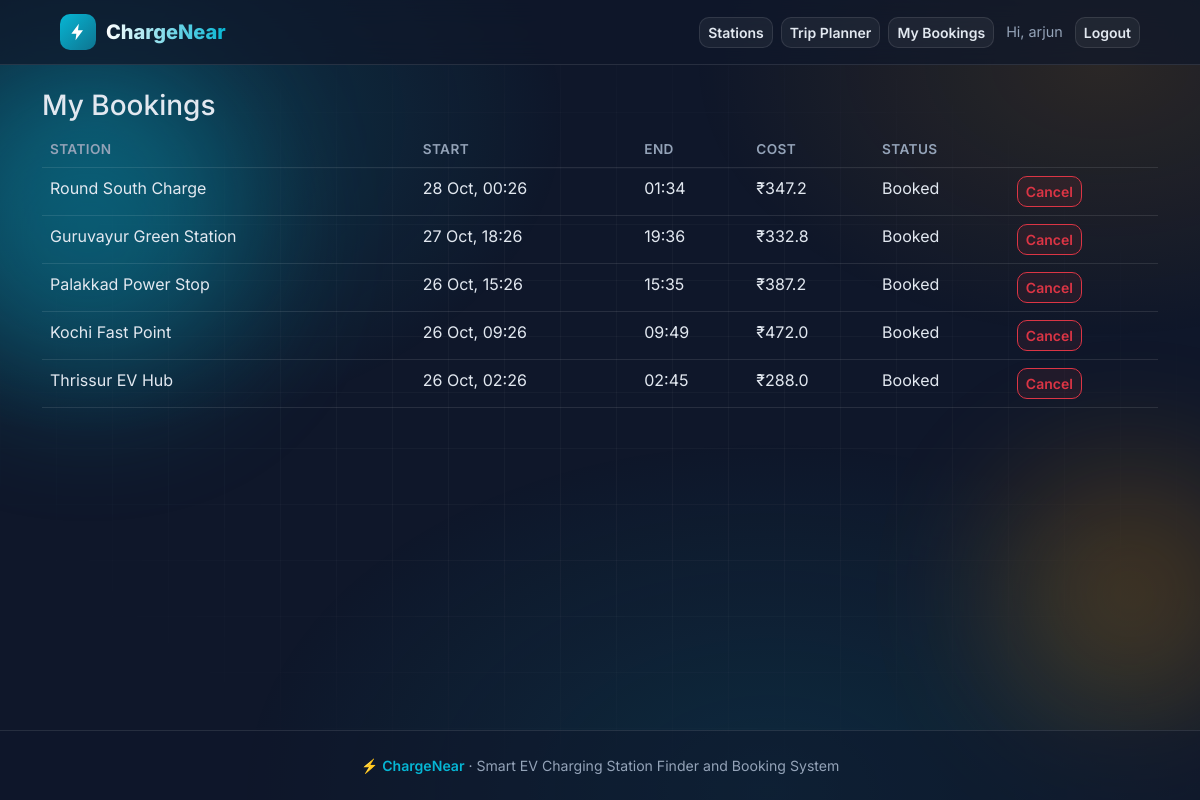
Page /my-bookings/ (signed in) on the committed database.
### core/models.py (models this page shows, shortened)
class Booking(models.Model):
    STATUS = [('booked', 'Booked'), ('charging', 'Charging'),
              ('done', 'Completed'), ('cancelled', 'Cancelled')]
    user = models.ForeignKey(User, on_delete=models.CASCADE)
    vehicle = models.ForeignKey(Vehicle, on_delete=models.CASCADE)
    station = models.ForeignKey(Station, on_delete=models.CASCADE)
    start_time = models.DateTimeField()
    end_time = models.DateTimeField()
    current_battery = models.PositiveIntegerField()       # %
    target_battery = models.PositiveIntegerField(default=100)
    est_cost = models.FloatField(default=0)
    status = models.CharField(max_length=10, choices=STATUS, default='booked')

class Station(models.Model):
    name = models.CharField(max_length=150)
    address = models.CharField(max_length=255)
    latitude = models.FloatField()
    longitude = models.FloatField()
    charger_type = models.CharField(max_length=30)       # e.g. CCS2, Type2
    power_kw = models.FloatField()                        # charger speed
    price_per_kwh = models.FloatField()
    total_slots = models.PositiveIntegerField(default=2)
    is_open = models.BooleanField(default=True)

### core/views.py (the view)
# urls.py: path('my-bookings/', views.my_bookings, name='my_bookings'),
@login_required
def my_bookings(request):
    bookings = Booking.objects.filter(user=request.user).order_by('-start_time')
    return render(request, 'my_bookings.html', {'bookings': bookings})

### core/templates/my_bookings.html
{% extends 'base.html' %}
{% block content %}
<h3>My Bookings</h3>
<table class="table">
  <tr><th>Station</th><th>Start</th><th>End</th><th>Cost</th><th>Status</th><th></th></tr>
  {% for b in bookings %}
  <tr>
    <td>{{ b.station.name }}</td>
    <td>{{ b.start_time|date:"d M, H:i" }}</td>
    <td>{{ b.end_time|date:"H:i" }}</td>
    <td>₹{{ b.est_cost }}</td>
    <td>{{ b.get_status_display }}</td>
    <td>{% if b.status == 'booked' %}
      <form method="post" action="{% url 'cancel' b.pk %}">{% csrf_token %}
        <button class="btn btn-sm btn-outline-danger">Cancel</button></form>
    {% endif %}</td>
  </tr>
  {% empty %}<tr><td colspan="6">No bookings yet.</td></tr>
  {% endfor %}
</table>
{% endblock %}

### core/templates/base.html (shortened to what this page needs)
<!DOCTYPE html>
<html lang="en" data-bs-theme="dark">
<head>
  <link href="https://cdn.jsdelivr.net/npm/bootstrap@5.3.3/dist/css/bootstrap.min.css" rel="stylesheet">
  <link rel="stylesheet" href="https://unpkg.com/leaflet@1.9.4/dist/leaflet.css">
</head>
<body>
<div class="mesh"></div>
<div class="grid-bg"></div>
<div class="orb o1"></div>
<div class="orb o2"></div>
<nav class="site-nav">
  <a class="brand" href="{% url 'home' %}">
    <div class="logo"><svg viewBox="0 0 24 24"><path d="M13 2 4 14h6l-1 8 9-12h-6z"/></svg></div>
    <span>ChargeNear</span>
  </a>
  <div class="nav-actions">
    {% if user.is_authenticated %}
      <a class="btn btn-outline-light btn-sm" href="{% url 'stations' %}">Stations</a>
      <a class="btn btn-outline-light btn-sm" href="{% url 'planner' %}">Trip Planner</a>
      <a class="btn btn-outline-light btn-sm" href="{% url 'my_bookings' %}">My Bookings</a>
      <span class="hello">Hi, {{ user.username }}</span>
      <form method="post" action="{% url 'logout' %}">
        {% csrf_token %}<button class="btn btn-outline-light btn-sm">Logout</button>
      </form>
    {% else %}
      <a class="btn btn-outline-light btn-sm" href="{% url 'admin:login' %}?next={% url 'admin:index' %}">⚙ Admin</a>
      <a class="btn btn-outline-light btn-sm" href="{% url 'login' %}">Login</a>
      <a class="btn btn-primary btn-sm" href="{% url 'register' %}">Register</a>
    {% endif %}
  </div>
</nav>
<main class="container mt-4">
  {% block content %}{% endblock %}
</main>
<footer>
  ⚡ <b>ChargeNear</b> · Smart EV Charging Station Finder and Booking System
</footer>
</body>
</html>

### core/templates/base.html (style rules this page uses)
:root { --bg: #0f172a; --teal: #06b6d4; --amber: #f59e0b; --text: #e2e8f0; --muted: #94a3b8; --glass: rgba(255,255,255,.05); --glass-border: rgba(255,255,255,.10); --bs-body-bg: #0f172a; --bs-body-color: #e2e8f0; --bs-border-color: rgba(255,255,255,.10); }
body { font-family: 'Inter', system-ui, sans-serif; background: var(--bg); color: var(--text); min-height: 100vh; display: flex; flex-direction: column; overflow-x: hidden; -webkit-font-smoothing: antialiased; }
a { color: var(--teal); }
.mesh { position: fixed; inset: -20%; z-index: -3; background: radial-gradient(40% 40% at 20% 25%, rgba(6,182,212,.20), transparent 70%), radial-gradient(35% 35% at 80% 20%, rgba(245,158,11,.12), transparent 70%), radial-gradient(45% 45% at 60% 85%, rgba(6,182,212,.12), transparent 70%); animation: meshMove 22s ease-in-out infinite alternate; }
.grid-bg { position: fixed; inset: 0; z-index: -2; background-image: linear-gradient(rgba(255,255,255,.03) 1px, transparent 1px), linear-gradient(90deg, rgba(255,255,255,.03) 1px, transparent 1px); background-size: 56px 56px; mask-image: radial-gradient(ellipse at center, #000 30%, transparent 75%); -webkit-mask-image: radial-gradient(ellipse at center, #000 30%, transparent 75%); }
.orb { position: fixed; z-index: -1; border-radius: 50%; filter: blur(70px); opacity: .35; pointer-events: none; animation: float 18s ease-in-out infinite; }
.orb.o1 { width: 320px; height: 320px; background: var(--teal); top: 8%; left: -6%; }
.orb.o2 { width: 260px; height: 260px; background: var(--amber); top: 58%; right: -5%; opacity: .22; animation-duration: 24s; animation-delay: -6s; }
.site-nav { position: sticky; top: 0; z-index: 1000; display: flex; align-items: center; justify-content: space-between; gap: 12px; flex-wrap: wrap; padding: 14px 5vw; background: rgba(15,23,42,.7); backdrop-filter: blur(14px); -webkit-backdrop-filter: blur(14px); border-bottom: 1px solid var(--glass-border); }
.brand { display: flex; align-items: center; gap: 10px; font-weight: 800; font-size: 1.25rem; color: #fff; text-decoration: none; }
.brand span { background: linear-gradient(90deg, #fff, var(--teal)); -webkit-background-clip: text; background-clip: text; color: transparent; }
.logo { width: 36px; height: 36px; border-radius: 10px; display: grid; place-items: center; background: linear-gradient(135deg, var(--teal), #0e7490); animation: pulseGlow 2.6s ease-in-out infinite; }
.logo svg { width: 20px; height: 20px; fill: #fff; }
.nav-actions { display: flex; align-items: center; gap: 8px; flex-wrap: wrap; }
.nav-actions form { display: inline; margin: 0; }
.hello { color: var(--muted); font-size: .9rem; margin: 0 4px; }
.btn { border-radius: 10px; font-weight: 600; transition: transform .2s, box-shadow .25s, background .25s, border-color .25s; }
.btn-outline-light, .btn-outline-secondary, .btn-outline-primary { color: var(--text); background: var(--glass); border: 1px solid var(--glass-border); }
.btn-outline-danger { background: rgba(239,68,68,.08); }
.table { --bs-table-bg: transparent; --bs-table-color: var(--text); --bs-table-border-color: var(--glass-border); }
.table th { color: var(--muted); font-weight: 600; font-size: .85rem; text-transform: uppercase; letter-spacing: .4px; }
footer { margin-top: 50px; padding: 24px 5vw; text-align: center; color: var(--muted); font-size: .88rem; border-top: 1px solid var(--glass-border); background: rgba(15,23,42,.5); }
footer b { color: var(--teal); font-weight: 600; }
main.container { flex: 1; }

### rows in the picture
Booking: station.name "Round South Charge", start_time "28 Oct, 00:26", end_time "01:34", est_cost "347.2", status "Booked", shows "Cancel"
Booking: station.name "Guruvayur Green Station", start_time "27 Oct, 18:26", end_time "19:36", est_cost "332.8", status "Booked", shows "Cancel"
Booking: station.name "Palakkad Power Stop", start_time "26 Oct, 15:26", end_time "15:35", est_cost "387.2", status "Booked", shows "Cancel"
Booking: station.name "Kochi Fast Point", start_time "26 Oct, 09:26", end_time "09:49", est_cost "472.0", status "Booked", shows "Cancel"
Booking: station.name "Thrissur EV Hub", start_time "26 Oct, 02:26", end_time "02:45", est_cost "288.0", status "Booked", shows "Cancel"

### other values in the picture
{{ user.username }} "arjun"
